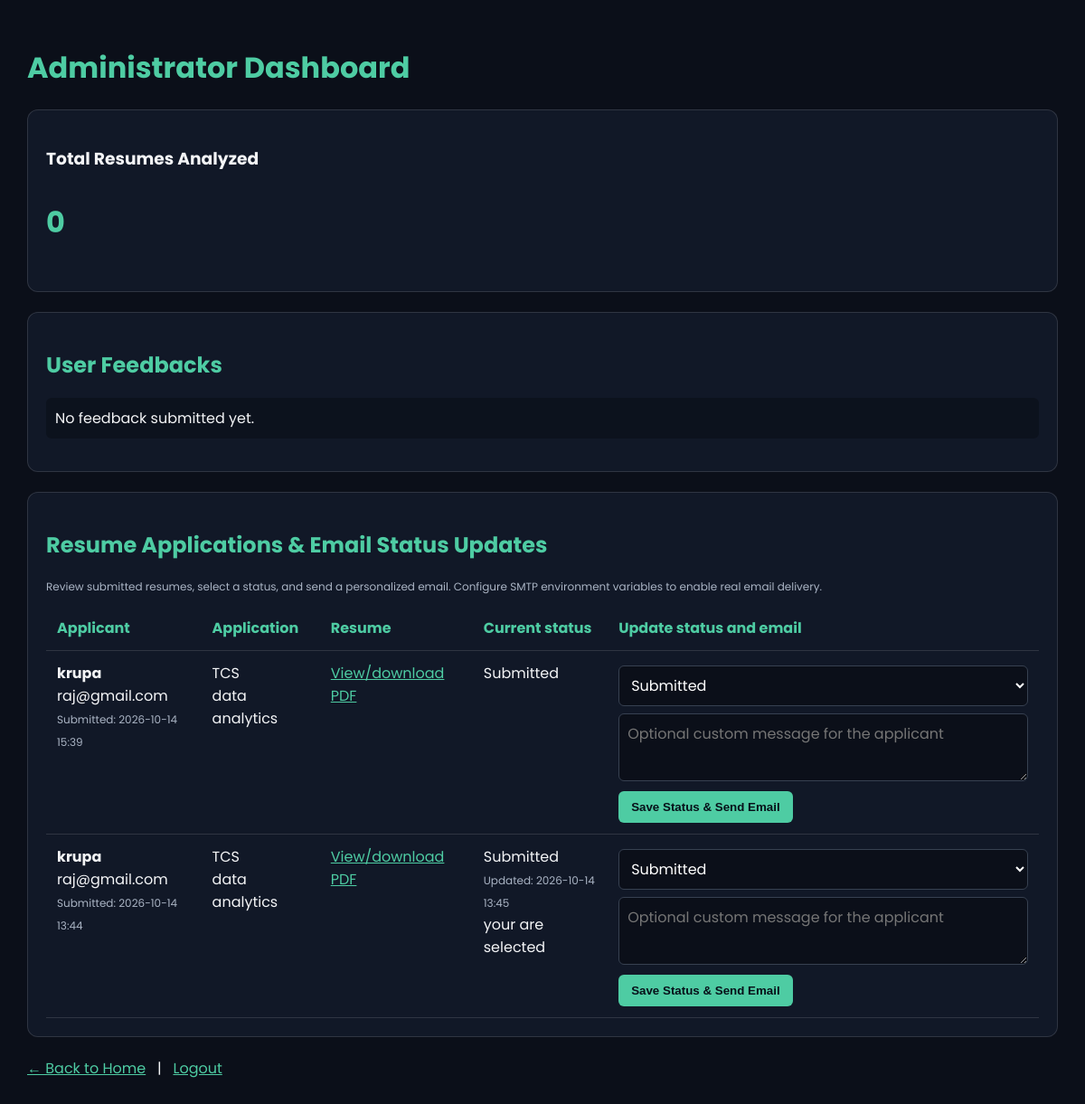
Page /admin (signed in) on the committed database.
### tables this page shows
CREATE TABLE applications (
            id INTEGER PRIMARY KEY AUTOINCREMENT,
            applicant_name TEXT NOT NULL,
            email TEXT NOT NULL,
            company TEXT NOT NULL,
            role TEXT NOT NULL,
            resume_filename TEXT NOT NULL,
            status TEXT NOT NULL DEFAULT 'Submitted',
            admin_message TEXT DEFAULT '',
            submitted_at TEXT NOT NULL,
            updated_at TEXT DEFAULT ''
        );

### resumind_updated/app.py (the view)
@app.route("/admin")
def admin():
    if not admin_required():
        return redirect(url_for("admin_login"))
    conn = get_db()
    applications = conn.execute(
        "SELECT * FROM applications ORDER BY id DESC"
    ).fetchall()
    conn.close()
    return safe_render_template(
        "admin.html", stats=stats, companies=company_profiles,
        applications=applications, notice=request.args.get("notice", "")
    )

### resumind_updated/app.py (called while the page is built)
def safe_render_template(template_name, **context):
    template_path = os.path.join(app.template_folder, template_name)
    if not os.path.exists(template_path):
        return (
            f"<h3>Error: Template '{template_name}' not found "
            f"in '{app.template_folder}'.</h3>",
            404
        )
    return render_template(template_name, **context)

def admin_required():
    return (
        session.get("logged_in") is True
        and session.get("role") == "admin"
    )

def get_db():
    conn = sqlite3.connect(DATABASE)
    conn.row_factory = sqlite3.Row
    return conn

@app.after_request
def add_no_cache_headers(response):
    response.headers["Cache-Control"] = (
        "no-store, no-cache, must-revalidate, max-age=0"
    )
    response.headers["Pragma"] = "no-cache"
    response.headers["Expires"] = "0"
    return response

### resumind_updated/templates/admin.html (shortened to what this page needs)
<!DOCTYPE html>
<html lang="en"><head><meta charset="UTF-8"><meta name="viewport" content="width=device-width, initial-scale=1">
</head><body>
<h1>Administrator Dashboard</h1>
<div class="card"><h3>Total Resumes Analyzed</h3><p class="metric">{{ stats.total_scans }}</p></div>
<div class="card"><h2>User Feedbacks</h2><ul>{% for fb in stats.feedbacks %}<li>{{ fb }}</li>{% else %}<li>No feedback submitted yet.</li>{% endfor %}</ul></div>
<div class="card"><h2>Resume Applications & Email Status Updates</h2>
<p class="small">Review submitted resumes, select a status, and send a personalized email. Configure SMTP environment variables to enable real email delivery.</p>
<div class="table-wrap"><table><thead><tr><th>Applicant</th><th>Application</th><th>Resume</th><th>Current status</th><th>Update status and email</th></tr></thead><tbody>
{% for app in applications %}
<tr><td><strong>{{ app['applicant_name'] }}</strong><br>{{ app['email'] }}<br><span class="small">Submitted: {{ app['submitted_at'] }}</span></td>
<td>{{ app['company'] }}<br>{{ app['role'] }}</td>
<td><a href="{{ url_for('uploaded_file', filename=app['resume_filename']) }}" target="_blank" rel="noopener">View/download PDF</a></td>
<td>{{ app['status'] }}{% if app['updated_at'] %}<br><span class="small">Updated: {{ app['updated_at'] }}</span>{% endif %}<br>{{ app['admin_message'] }}</td>
<td><form method="POST" action="{{ url_for('update_application', application_id=app['id']) }}">
<select name="status" required>{% for option in ['Submitted','Selected','Prepare for Interview','Not Selected'] %}<option value="{{ option }}" {% if app['status']==option %}selected{% endif %}>{{ option }}</option>{% endfor %}</select>
<textarea name="message" placeholder="Optional custom message for the applicant"></textarea>
<button type="submit">Save Status & Send Email</button></form></td></tr>
{% else %}<tr><td colspan="5">No resume applications submitted yet.</td></tr>{% endfor %}
</tbody></table></div></div>
<p><a href="/">← Back to Home</a> &nbsp; | &nbsp; <a href="/logout">Logout</a></p>
</body></html>

### resumind_updated/templates/admin.html (style rules this page uses)
* { box-sizing:border-box }
body { margin:0;padding:30px;background:#0b0f19;color:#f3f4f6;font-family:Poppins,sans-serif }
h1,h2 { color:#4ecca3 }
.card { background:#111827;border:1px solid #ffffff20;padding:20px;border-radius:12px;margin-bottom:22px }
.metric { font-size:2rem;color:#4ecca3;font-weight:bold }
ul { list-style:none;padding:0 }
li { background:#0004;padding:10px;margin-bottom:5px;border-radius:6px }
.table-wrap { overflow-x:auto }
table { width:100%;border-collapse:collapse;min-width:900px }
th,td { padding:12px;text-align:left;border-bottom:1px solid #ffffff20;vertical-align:top }
th { color:#4ecca3 }
input,select,textarea { width:100%;padding:9px;border-radius:6px;border:1px solid #374151;background:#0b0f19;color:white;font:inherit;margin:4px 0 }
textarea { min-height:75px }
button { padding:10px 14px;border:0;border-radius:6px;background:#4ecca3;color:#071019;font-weight:700;cursor:pointer }
a { color:#4ecca3 }
.small { font-size:12px;color:#aab4c4 }

### rows in the picture
applications: applicant_name "krupa", email "raj@gmail.com", submitted_at "2026-10-14 15:39", company "TCS", role "data analytics", status "Submitted"
applications: applicant_name "krupa", email "raj@gmail.com", submitted_at "2026-10-14 13:44", company "TCS", role "data analytics", status "Submitted", updated_at "2026-10-14 13:45", admin_message "your are selected"

### other values in the picture
{{ stats.total_scans }} "0"
